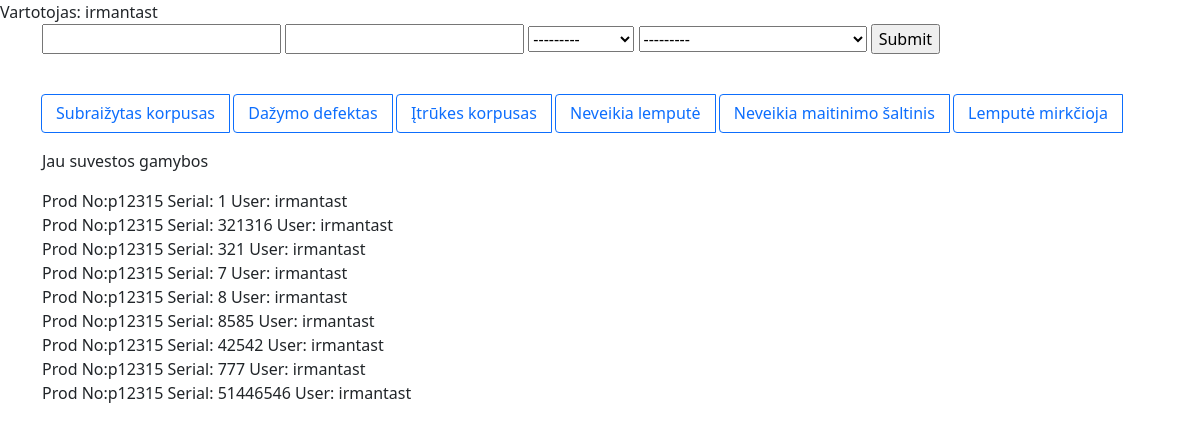
The app's page /production/ (signed in), older data.
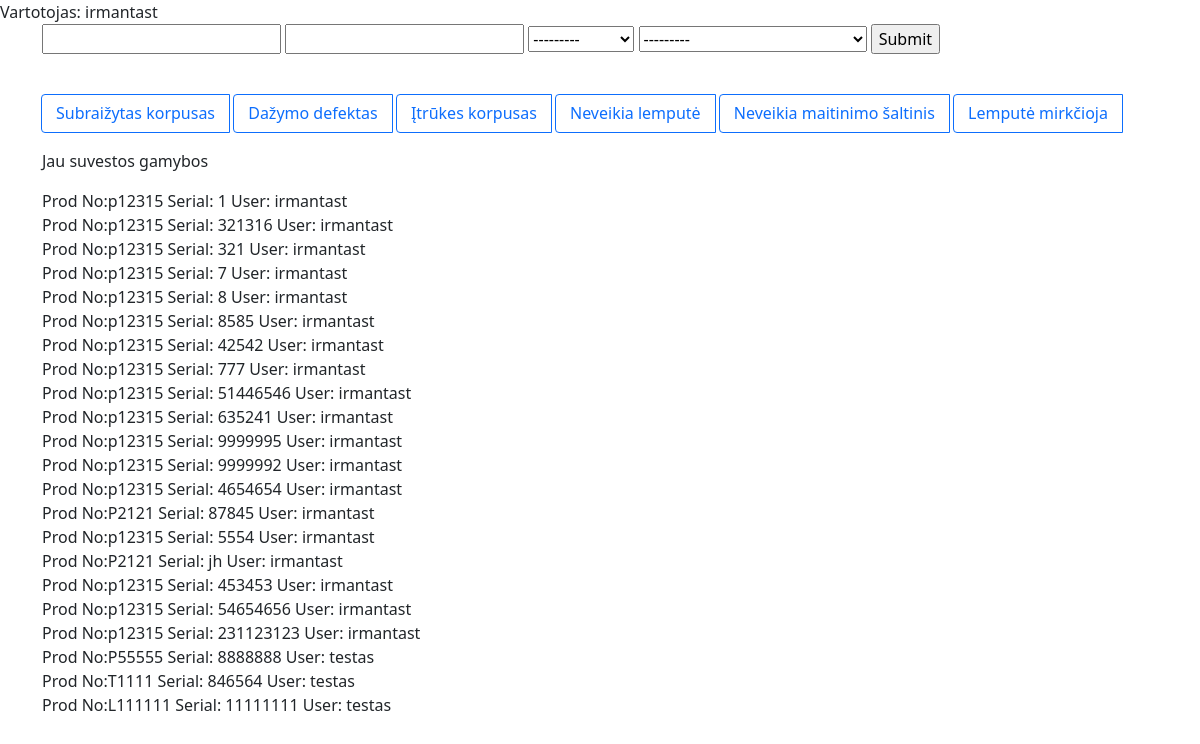
The same page, newer data.
### product/models.py (models this page shows)
class Product(Model):
    serial_no = CharField(max_length=25, unique=True)
    prod_no = CharField(max_length=25)
    line = ForeignKey(Line, on_delete=DO_NOTHING)
    user = ForeignKey(User,on_delete=DO_NOTHING, blank=True)
    date = DateTimeField(auto_now_add=True)
    error_codes = ManyToManyField(ErrorCodesForProduct, blank=True)
    product_state = ForeignKey(ProductsToRepair,on_delete=DO_NOTHING)

### product/views.py (the view)
# urls.py: path('production/',views.post_product),
@login_required(login_url='/login/')
def post_product(request):
    context = {}
    if request.method == 'POST':
        form = ProductForm(request.POST)
        if form.is_valid():
            product = form.save(commit=False)
            product.user = User.objects.get(id=request.user.id)
            product.save()
            return HttpResponseRedirect('.')
    else:
        form = ProductForm()
        all_prod = Product.objects.all
        context = {'form':form,'all':all_prod}
    return render(request, 'production.html', context)

### product/forms.py
class ProductForm(ModelForm):
    class Meta:
        model = Product
        fields = ['prod_no', 'serial_no', 'line', 'user', 'error_codes', 'product_state']

### product/models.py (called while the page is built)
    def __str__(self):
        return self.description

    def __str__(self):
        return self.description

### product/templates/production.html (shortened to what this page needs)
{% include 'base.html' %}
<!DOCTYPE html>
<html lang="en">
<head>
</head>
<body>
<div class="container">
    <form method="post">
        {{ form.prod_no }}
        {{ form.serial_no }}
        {{ form.line }}
        {{ form.product_state }}
        <input type="submit" value="Submit">
        <br>
        <br>
        {% for field in form.error_codes %}
            <div class="btn-group" role="group" aria-label="Basic checkbox toggle button group">
             <label class="btn btn-outline-primary" for="Test{{ forloop.counter }}">{{ field }}</label><br>
            </div>
        {% endfor %}
    </form>
    <p> Jau suvestos gamybos</p>
    {% for item in all %}
        Prod No:{{ item.prod_no }} Serial: {{ item.serial_no }} User: {{ item.user }} <br/>
    {% endfor %}
</div>
</body>
</html>

### product/templates/base.html (shortened to what this page needs)
{% load static %}
<head>
    <link type="text/css" rel="stylesheet" href="{% static 'css/bootstrap.min.css' %}" media="screen,projection"/>
</head>
<body>
{% block content %}
    Vartotojas: {{ user.username }}
{% endblock content %}
</body>

Row changes from the older to the newer data that the page shows:
added Product: prod_no "p12315", serial_no "635241", user "irmantast"
added Product: prod_no "p12315", serial_no "9999995", user "irmantast"
added Product: prod_no "p12315", serial_no "9999992", user "irmantast"
added Product: prod_no "p12315", serial_no "4654654", user "irmantast"
added Product: prod_no "P2121", serial_no "87845", user "irmantast"
added Product: prod_no "p12315", serial_no "5554", user "irmantast"
added Product: prod_no "P2121", serial_no "jh", user "irmantast"
added Product: prod_no "p12315", serial_no "453453", user "irmantast"
added Product: prod_no "p12315", serial_no "54654656", user "irmantast"
added Product: prod_no "p12315", serial_no "231123123", user "irmantast"
added Product: prod_no "P55555", serial_no "8888888", user "testas"
added Product: prod_no "T1111", serial_no "846564", user "testas"
added Product: prod_no "L111111", serial_no "11111111", user "testas"
